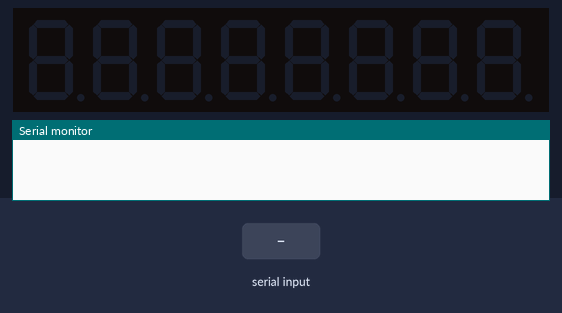
The sketch below on a simulated Arduino Uno, built with avr-gcc and run on an emulated ATmega328P. On the bench: 8-digit seven-segment display, the last lines printed to the serial monitor. Wiring (inferred from the names in the program): TM1638 display and keys: STB pin 6; clock pin 7; DIO pin 8. Inputs (shaded band) come from the test bench.

Above: at 1.2 s.
1.3 s: "90,45,200\n" received over Serial
At 3.5 s:
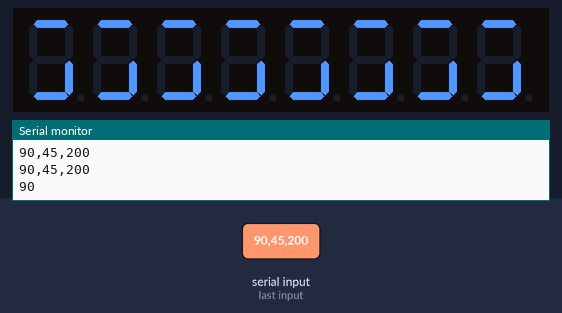
3.8 s: "COM5\n" received over Serial
At 5.5 s:
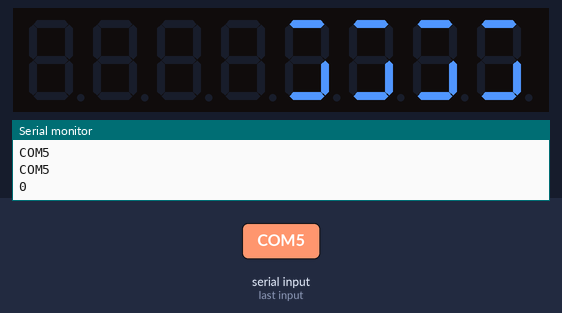
6.3 s: "90,45\n" received over Serial
At 8.5 s:
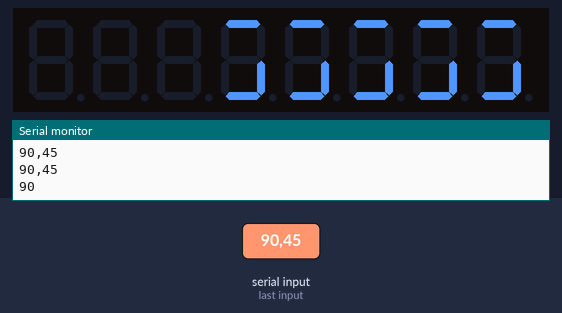
8.8 s: "30,150\n" received over Serial
At 10.5 s:
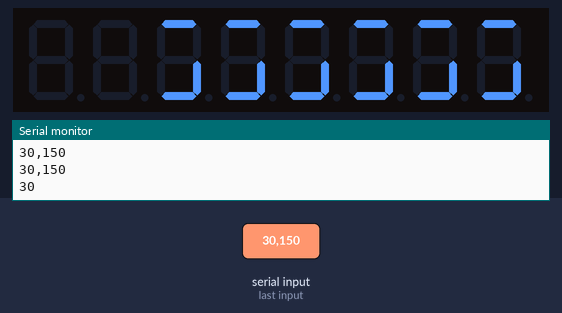
11.3 s: "90,45,200,10\n" received over Serial
At 13.5 s:
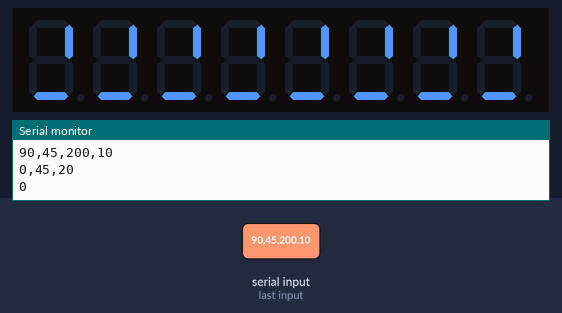
13.8 s: "5\n" received over Serial
At 15.5 s:
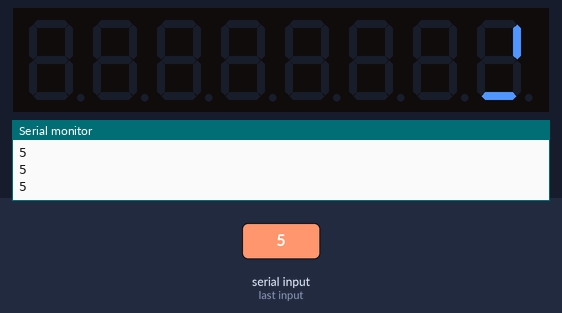
Timing chart, 0 to 17.0 s (numbered marks = the images above; inputs shaded):
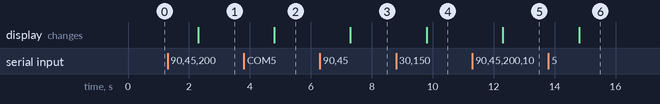

Measured:
- after the input at 1.3 s, the display: changes after 1.0 s (image 1)
- after the input at 3.8 s, the display: changes after 1.0 s (image 2)
- after the input at 6.3 s, the display: changes after 1.0 s (image 3)
- after the input at 8.8 s, the display: changes after 1.0 s (image 4)
- after the input at 11.3 s, the display: changes after 1.0 s (image 5)
- after the input at 13.8 s, the display: changes after 1.0 s (image 6)

The sketch:

tm1638_serial.ino
```cpp
//Arduino用
//shiftOut関数でTM1638を使う
//https://www.amazon.co.jp/Rasbee-TM1638-%E3%83%87%E3%82%A3%E3%82%B9%E3%83%97%E3%83%AC%E3%82%A4-%E9%9B%BB%E5%AD%90%E3%83%A2%E3%82%B8%E3%83%A5%E3%83%BC%E3%83%AB-Arduino/dp/B06XV9STV8/ref=sr_1_3?__mk_ja_JP=%E3%82%AB%E3%82%BF%E3%82%AB%E3%83%8A&crid=1XU8NSNRH1G9&keywords=tm1638&qid=1661095979&sprefix=tm1638%2Caps%2C171&sr=8-3
//STB：  シフトレジスタのラッチピンに当たる
//      ローにしてデータ送信。送信後ハイにすると表示が更新
//DIO,CLK：データ　クロックのピン
/*
ArduinoでコンパイルしたらPowerShellからUSB(シリアル通信)でつないで次のようにつかう。なおポートがCOM5だったとする
$c = New-Object System.IO.Ports.SerialPort "COM5", 115200, ([System.IO.Ports.Parity]::None)
$c.Encoding=[System.Text.Encoding]::GetEncoding("Shift_JIS")
$d = Register-ObjectEvent -InputObject $c -EventName "DataReceived" -Action {param([System.IO.Ports.SerialPort]$sender, [System.EventArgs]$e) Write-Host -NoNewline $sender.ReadExisting()}
$c.open()
$c.writeline("18746.730")
$c.close()

ポートしらべるコマンド
[System.IO.Ports.SerialPort]::getportnames()

*/


const int STB = 6;
const int CLK = 7;
const int DIO = 8;
uint32_t disp;
uint16_t dly=50;
String str;
  /*Font配列　0-9 Commaなし。10-19Commaあり　20　ブランク*/
                     /*0*/ /*1*/ /*2*/ /*3*/ /*4*/ /*5*/ /*6*/ /*7*/ /*8*/ /*9*/
uint8_t digits[] = { 0x3f, 0x06, 0x5b, 0x4f, 0x66, 0x6d, 0x7d, 0x07, 0x7f, 0x6f,
                     /*0.*//*1.*//*2.*/ /*3.*//*4.*//*5.*//*6.*//*7.*//*8.*//*9.*//*blank*/
                     0xbf, 0x86, 0xdb, 0xcf, 0xe6, 0xed, 0xfd, 0x87, 0xff, 0xef, 0x00   };
uint32_t dig[8];
uint32_t num,tmpnum;
uint8_t dip[8],DP[8];


//コマンド送信用の関数を作っておく。
void sendCommand(uint8_t value)
{
  digitalWrite(STB, LOW);
  shiftOut(DIO, CLK, LSBFIRST, value);
  digitalWrite(STB, HIGH);
}

//リセット＝表示文字を全てブランクにする。表示メモリの開始アドレス0xc0。
void reset()
{
  sendCommand(0x40); //アドレス自動インクリメント
  digitalWrite(STB, LOW);
  shiftOut(DIO, CLK, LSBFIRST, 0xc0);   // set starting address to 0
  for(uint8_t i = 0; i < 16; i++)
  {
    shiftOut(DIO, CLK, LSBFIRST, 0x00);//ブランクのデータ
  }
  digitalWrite(STB, HIGH);
}
bool counting();
void setup()
{
  Serial.begin(115200);
  pinMode(STB, OUTPUT);
  pinMode(CLK, OUTPUT);
  pinMode(DIO, OUTPUT);
  sendCommand(0x8f);  // activate　起動
  reset();
}
void display(/*uint32_t nm, */ int lng ,int fnds){
      tmpnum=num;
      for(int i=lng-1;i>=0;i--){
        dip[i]=tmpnum/dig[i];
        tmpnum=tmpnum-dip[i]*dig[i];
        }
      if (fnds==-1){
          for(int i=lng-1;i>=0;i--){
      }
  sendCommand(0x40);//自動インクリメント
  digitalWrite(STB, LOW);
  shiftOut(DIO, CLK, LSBFIRST, 0xc0);//表示開始アドレス
    for (int i=0;i<8-lng;i++){
      shiftOut(DIO, CLK, LSBFIRST, digits[20]);
      shiftOut(DIO, CLK, LSBFIRST, digits[20]);
    }
    for (int i=lng-1;i>=0;i--){
      shiftOut(DIO, CLK, LSBFIRST, digits[dip[i]]);
      shiftOut(DIO, CLK, LSBFIRST, digits[20]);
    }
  digitalWrite(STB, HIGH);
  delay(dly);
  }


}/*end of display*/


void loop()
{
  int leng,fnd;//桁数　　と　"."を探すための変数
  if (Serial.available() > 0) {
    // シリアルの読み込み
    str = Serial.readString();
    Serial.println(str);
    str.trim();
    leng = str.length();
    fnd = str.indexOf(".");
    if (fnd == -1)/*整数*/  {
      if(leng > 9) {
        str = str.substring(1,8);leng=8;
    Serial.println(str);
      num=str.toInt();
    Serial.println(str.toInt());
      display(leng,fnd);
      }/*if の終わり*/
    else/*小数点あり*/       {
    Serial.println(str);
      str.remove(fnd,fnd);
    Serial.println(str.toInt());
      if(leng > 9) {
        str = str.substring(1,8);leng=8;
        }
      num=str.toInt();
        display(leng,fnd);
        }/*else の終わり*/
    }/*if (Serial.available() > 0)の終わり*/
  delay(dly);
}
}
```
